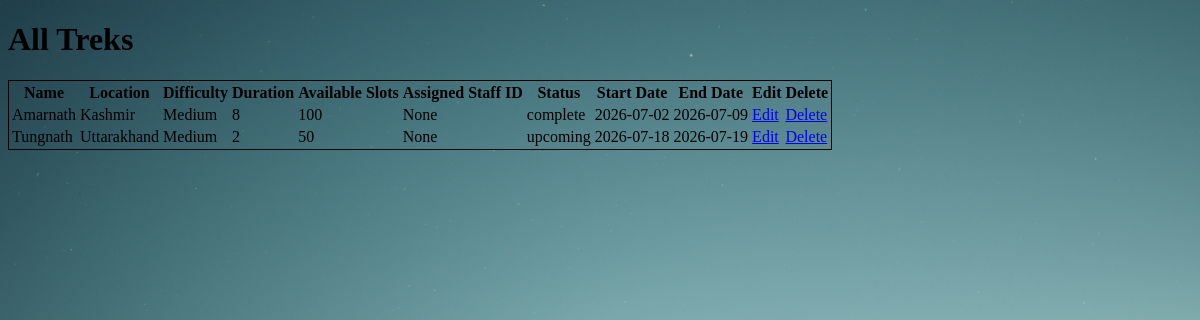
/view-treks (signed in), run on the app's committed database.
### models.py (models this page shows)
class Trek(db.Model):
    __tablename__="treks"
    trek_id=db.Column(db.Integer,primary_key=True)
    name=db.Column(db.String(100),nullable=False)
    location=db.Column(db.String(100),nullable=False)
    difficulty=db.Column(db.String(50),nullable=False)
    duration=db.Column(db.Integer,nullable=False)
    available_slots=db.Column(db.Integer,nullable=False)
    assigned_staff_id=db.Column(db.Integer,db.ForeignKey("users.user_id"),nullable=True)
    status=db.Column(db.String(50),nullable=False)
    start_date=db.Column(db.Date, nullable=False)
    end_date=db.Column(db.Date, nullable=False)
    bookings=db.relationship("Booking",backref="treks",lazy=True)

### app.py (the view)
@app.route("/view-treks")
def viewtrek():
    if session.get("role")!="admin":
        return "You are not the Admin"
    treks=Trek.query.all()
    return render_template("admin/view-treks.html",treks=treks)

### templates/admin/view-treks.html (shortened to what this page needs)
<!DOCTYPE html>
<html lang="en">
<head>
    <link href="../static/css/style.css" rel="stylesheet">
</head>
<body class="bg-mountains">
    <h1>All Treks</h1>
    <table style="border: 1px solid;">
        <tr>
            <th>Name</th>
            <th>Location</th>
            <th>Difficulty</th>
            <th>Duration</th>
            <th>Available Slots</th>
            <th>Assigned Staff ID</th>
            <th>Status</th>
            <th>Start Date</th>
            <th>End Date</th>
            <th>Edit</th>
            <th>Delete</th>
        </tr>
        {% for trek in treks %}
        <tr>
            <td>{{trek.name}}</td>
            <td>{{trek.location}}</td>
            <td>{{trek.difficulty}}</td>
            <td>{{trek.duration}}</td>
            <td>{{trek.available_slots}}</td>
            <td>{{trek.assigned_staff_id}}</td>
            <td>{{trek.status}}</td>
            <td>{{trek.start_date}}</td>
            <td>{{trek.end_date}}</td>
            <td><a href="/edit-trek/{{trek.trek_id}}">Edit</a></td>
            <td><a href="/delete-trek/{{trek.trek_id}}">Delete</a></td>
        </tr>
        {% endfor %}
    </table>
</body>
</html>

### static/css/style.css (style rules this page uses)
.bg-mountains { background-image: url(../images/login-page-mountains.jpg); background-repeat: no-repeat; background-size: cover; background-position: center; min-height: 90vh; }

### data on the page
Trek: name "Amarnath", location "Kashmir", difficulty "Medium", duration "8", available_slots "100", assigned_staff_id "None", status "complete", start_date "2026-07-02", end_date "2026-07-09"
Trek: name "Tungnath", location "Uttarakhand", difficulty "Medium", duration "2", available_slots "50", assigned_staff_id "None", status "upcoming", start_date "2026-07-18", end_date "2026-07-19"
